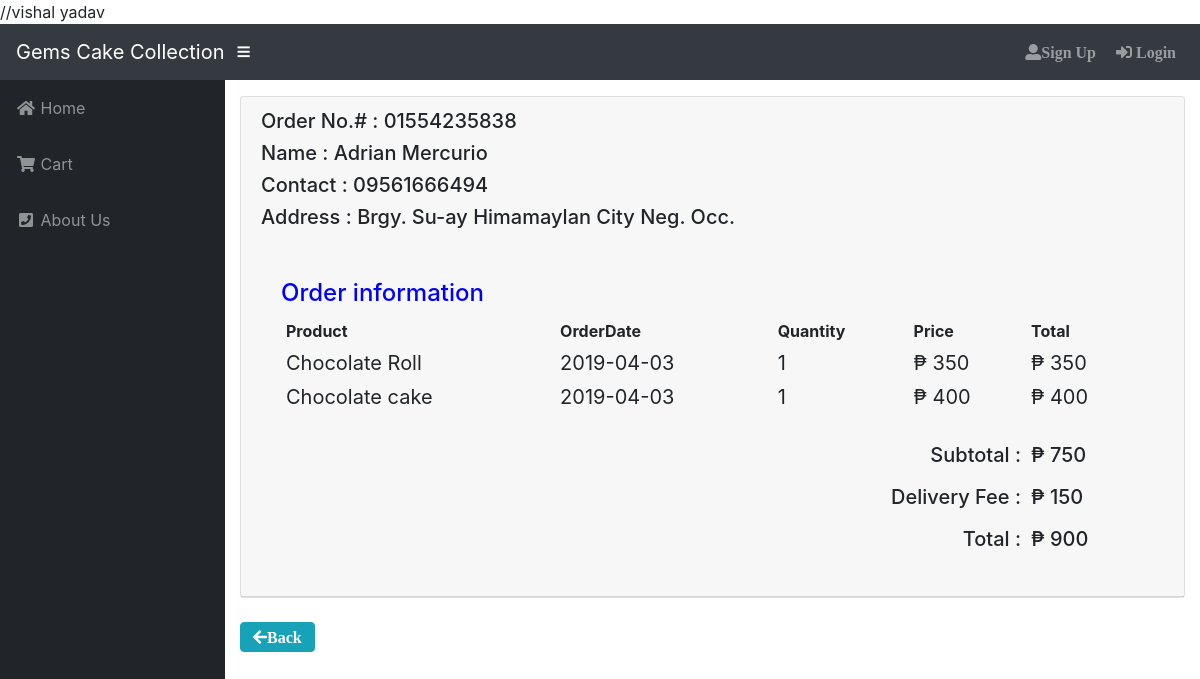
Screenshot of /detailtransac.php?id=1554235838 with the database file from the repository.
### tables this page shows
CREATE TABLE `tbltransacdetail` (
  `detail_id` int(11) NOT NULL,
  `transac_code` int(11) NOT NULL,
  `date` varchar(11) NOT NULL,
  `customer_id` int(11) NOT NULL,
  `deliveryfee` int(11) NOT NULL,
  `totalprice` int(11) NOT NULL,
  `status` varchar(200) NOT NULL,
  `remarks` text NOT NULL,
  `delivery_date` varchar(200) NOT NULL
);

CREATE TABLE `tblusers` (
  `user_id` int(11) NOT NULL,
  `fname` varchar(20) NOT NULL,
  `lname` varchar(20) NOT NULL,
  `email` varchar(30) NOT NULL,
  `contact` bigint(100) NOT NULL,
  `address` text NOT NULL,
  `position` varchar(50) NOT NULL,
  `username` varchar(30) NOT NULL,
  `pass` longtext NOT NULL
);

### detailtransac.php (the view, shortened to what this page needs)
<?php include 'includes/header.php'; ?>
<?php include 'includes/sidebar.php'; ?>
<?php
$db_host = "localhost:3306";
$db_username = "root";
$db_pass = "Aa@1mysql";
$db_name = "cakes";
$myConnection= mysqli_connect("$db_host","$db_username","$db_pass","$db_name") or die ("could not connect to mysql");
$query = 'SELECT a.transac_code,concat(b.fname," ",b.lname)as name,b.contact,b.address,a.status FROM tbltransacdetail a,tblusers b
              WHERE a.customer_id=b.user_id and
              transac_code ='.$_GET['id'];
            $result = mysqli_query($myConnection, $query) or die(mysqli_error($myConnection));
              while($row = mysqli_fetch_array($result))
              {
               $name = $row['name'];
               $contact = $row['contact'];
               $address = $row['address'];
               $cd = $row['transac_code'];
              }
?>
 <div class="card">
            <div class="card-header">
            <div  style="margin-bottom: 30px">
            <h5>Order No.# : 0<?php echo $cd; ?></h5>
            <h5>Name : <?php echo $name; ?></h5>
            <h5>Contact : 0<?php echo $contact; ?></h5>
            <h5>Address : <?php echo $address; ?></h5>
          </div>
            <div class="card-body">
              <h4 style="color: blue">Order information</h4>
              <div class="table-responsive">
                            <table cellpadding="5" width="100%" cellspacing="0">
                                <thead>
                                    <tr>
                                        <th>Product</th>
                                        <th>OrderDate</th>
                                        <th>Quantity</th>
                                        <th>Price</th>
                                        <th>Total</th>
                                    </tr>
                                </thead>
                                <tbody style="font-size: 20px">
                                  <?php
                $query = "SELECT b.product_name,a.date,a.qty,a.price,a.total FROM tbltransac a,tblproducts b WHERE a.product_code=b.product_code AND a.transac_code='".$_GET['id']."' GROUP BY a.product_code";
                    $result = mysqli_query($myConnection, $query) or die (mysqli_error($myConnection));
                        while ($row = mysqli_fetch_assoc($result)) {
                            echo '<tr>';
                            echo '<td>'. $row['product_name'].'</td>';
                            echo '<td>'. $row['date'].'</td>';
                            echo '<td>'. $row['qty'].'</td>';
                            echo '<td>&#8369 '. $row['price'].'</td>';
                            echo '<td>&#8369 '. $row['total'].'</td>';
                            echo '</tr> ';
                }
            ?>
                      <?php
$query = 'SELECT * FROM tbltransacdetail
              WHERE
              transac_code ='.$_GET['id'];
            $result = mysqli_query($myConnection, $query) or die(mysqli_error($myConnection));
              while($row = mysqli_fetch_array($result))
              {
               $zz = $row['totalprice'];
              }
?>
            <tr>
                                  <td colspan="4" align="right"><br><h5> Subtotal :</h5></td>
                                  <td ><br><h5> &#8369 <?php echo $zz-150; ?></h5></td>
                                </tr>
                                <tr>
                                  <td colspan="4" align="right"><h5> Delivery Fee :</h5></td>
                                  <td ><h5> &#8369 150</h5></td>
                                </tr>
                                  <tr>
                                  <td colspan="4" align="right"><h5> Total :</h5></td>
                                  <td ><h5> &#8369 <?php echo $zz; ?></h5></td>
                                </tr>
                                </tbody>
                            </table>
                        </div>
            </div>
          </div>
        </div><br>
             <a href="detail.php" class="btn btn-xs btn-info fas fa-arrow-left">Back</a>
        <?php include 'includes/footer.php'; ?>

### css/sb-admin.css (style rules this page uses)
html { position: relative; min-height: 100%; }
body { height: 100%; }
:root { --input-padding-x: 0.75rem; --input-padding-y: 0.75rem; }

### rows the page displays
tbltransacdetail: transac_code "1554235838", tblusers.contact "9561666494", tblusers.address "Brgy. Su-ay Himamaylan City Neg. Occ.", $zz-150 "750", totalprice "900"

### other values shown
$name "Adrian Mercurio"
$row['product_name'] "Chocolate Roll"
$row['date'] "2019-04-03"
$row['qty'] "1"
$row['price'] "350"
$row['total'] "350"
$row['product_name'] "Chocolate cake"
$row['price'] "400"
$row['total'] "400"
